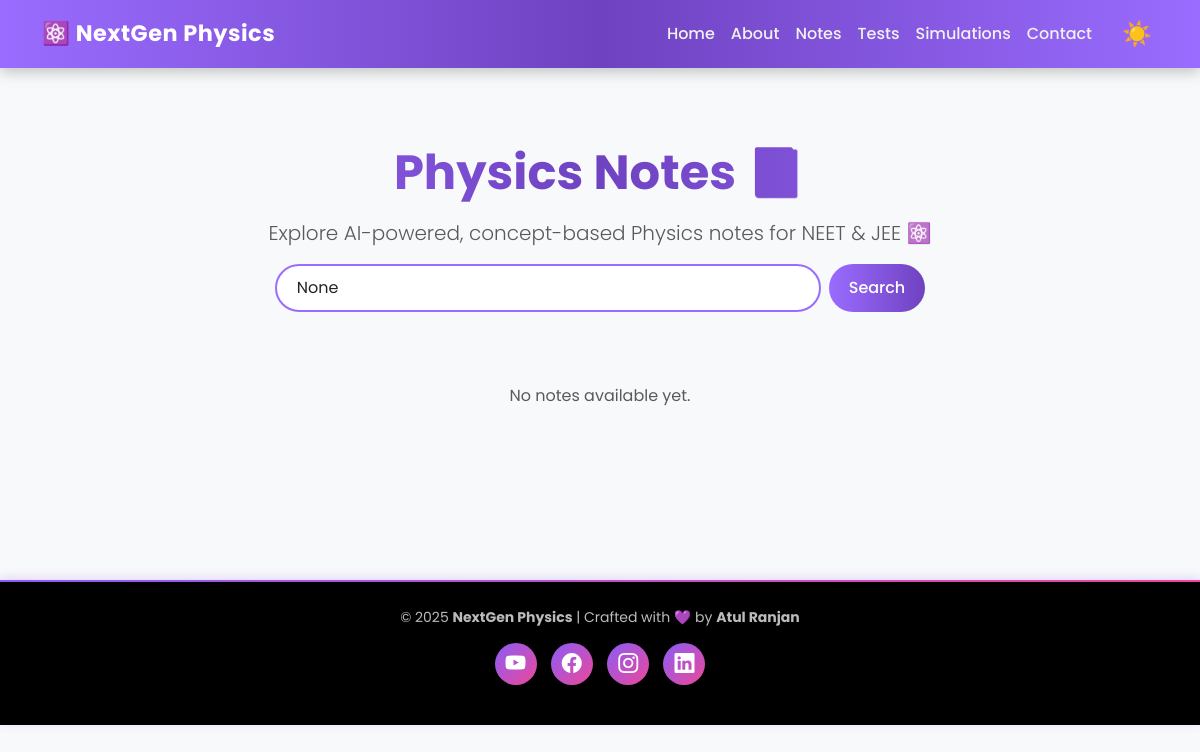
/notes/, run on an earlier commit of the app's database.
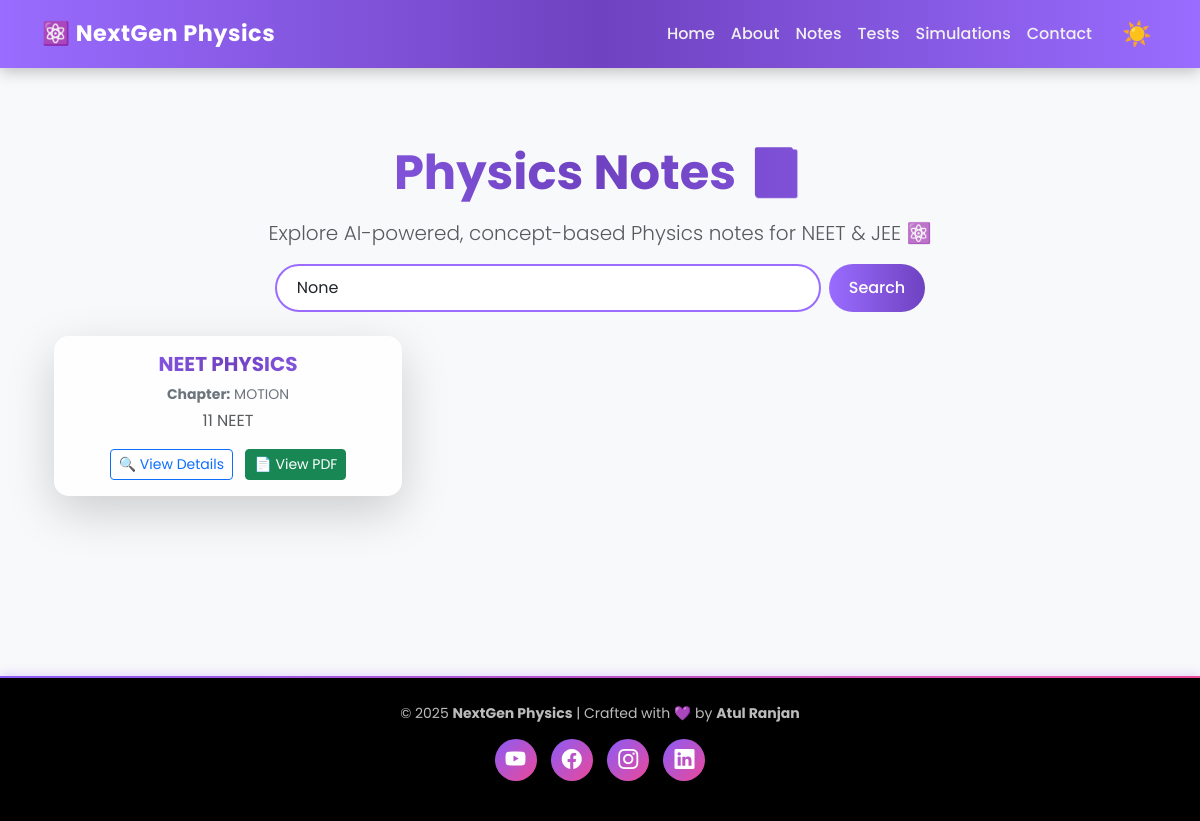
And on a later commit of the database.
### notes/models.py (models this page shows, shortened)
class PhysicsNote(models.Model):
    title = models.CharField(max_length=100)
    description = models.TextField()
    subject = models.CharField(max_length=50, default="Physics")
    chapter = models.CharField(max_length=100)
    pdf_file = models.FileField(upload_to='notes_pdfs/', null=True, blank=True)
    created_at = models.DateTimeField(auto_now_add=True)

### notes/views.py (the view)
# urls.py: path('', include('notes.urls')),
def notes(request):
    query = request.GET.get('q')
    if query:
        all_notes = PhysicsNote.objects.filter(title__icontains=query) | PhysicsNote.objects.filter(chapter__icontains=query)
    else:
        all_notes = PhysicsNote.objects.all().order_by('-created_at')
    paginator = Paginator(all_notes, 6)
    page_number = request.GET.get('page')
    page_obj = paginator.get_page(page_number)
    return render(request, 'notes/notes.html', {
        'notes': page_obj,
        'query': query,
        'page_obj': page_obj
    })

### notes/templates/notes/notes.html (shortened to what this page needs)
{% extends "notes/base.html" %}
{% block content %}
<div class="container py-5 text-center">
  <h1 class="display-5 fw-bold text-gradient">Physics Notes 📘</h1>
  <p class="lead mt-3 text-muted">
    Explore AI-powered, concept-based Physics notes for NEET & JEE ⚛️
  </p>
  <form method="get" class="d-flex justify-content-center mb-4">
    <input
      type="text"
      name="q"
      value="{{ query }}"
      class="form-control w-50 me-2 search-input"
      placeholder="Search by title or chapter..."
    />
    <button type="submit" class="btn btn-nextgen">Search</button>
  </form>
  <div class="row mt-4">
    {% for note in notes %}
    <div class="col-md-4 mb-4">
      <div class="card note-card shadow-lg border-0 h-100 position-relative">
        <div class="card-body d-flex flex-column">
          <h5 class="card-title fw-bold text-gradient">{{ note.title }}</h5>
          <p class="text-secondary small mb-1">
            <strong>Chapter:</strong> {{ note.chapter }}
          </p>
          <p class="card-text text-muted flex-grow-1">
            {{ note.description|truncatechars:120 }}
          </p>
          <div class="mt-auto">
            <a
              href="{% url 'note_detail' note.id %}"
              class="btn btn-outline-primary btn-sm me-2"
            >
              🔍 View Details
            </a>
            {% if note.pdf_file %}
            <a
              href="{{ note.pdf_file.url }}"
              class="btn btn-success btn-sm"
              target="_blank"
            >
              📄 View PDF
            </a>
            {% else %}
            <p class="text-muted small mt-2 mb-0">No PDF available</p>
            {% endif %}
          </div>
        </div>
      </div>
    </div>
    {% empty %}
    <p class="text-muted mt-5">No notes available yet.</p>
    {% endfor %}
  </div>
</div>
{% endblock %}

What changed in the data, as far as the page shows it:
added PhysicsNote: title "NEET PHYSICS", chapter "MOTION", description "11 NEET"
Also different on the page:
text no longer shown: "No notes available yet."
